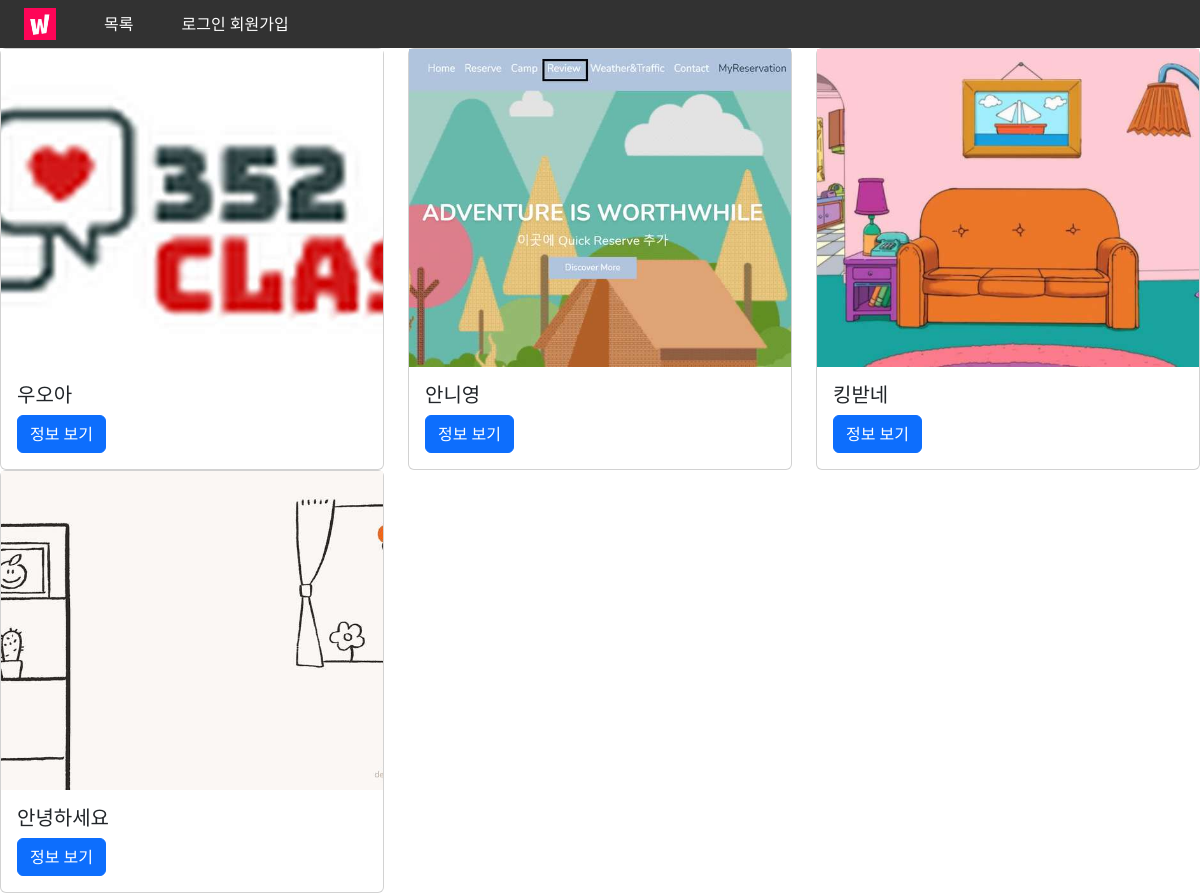
Before: /movies/index/ with the older database file.
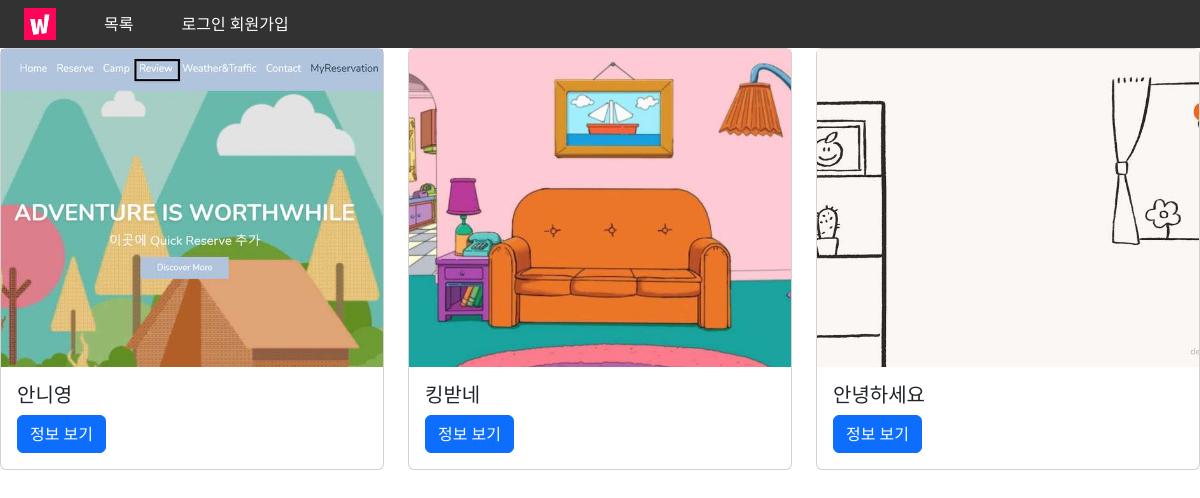
After: the same page with the newer database file.
### movies/models.py (models this page shows)
class Movie(models.Model):
    title = models.CharField(max_length=50)
    content = models.TextField()
    movie_name = models.TextField()
    grade = models.IntegerField()
    created_at = models.DateTimeField(auto_now_add=True)
    updated_at = models.DateTimeField(auto_now=True)
    image = ProcessedImageField(upload_to='imges/', blank=True,
                                processors=[ResizeToFill(600,500)],
                                format='JPEG',
                                options={'quality': 60})

### movies/views.py (the view)
# urls.py: path('index/', views.index, name='index'),
def index(request):
    movies = Movie.objects.order_by('-pk')
    context = {
        'movies':movies
    }
    return render(request, 'movies/index.html', context)

### movies/templates/movies/index.html (shortened to what this page needs)
{% extends 'base.html' %}
{% load django_bootstrap5 %}
{% load static %}
{% block content %}
  <div class=" row  ">
    {% for movie in movies %}
      <div class="col-4">
        <div class="card ">
          {% if movie.image %}
            <img src="{{ movie.image.url }}" alt="movie.image">
          {% endif %}
          <div class="card-body">
            <h5 class="card-title">{{ movie.title }}</h5>
            <a href="{% url 'movies:detail' movie.pk %}" class="btn btn-primary">정보 보기</a>
          </div>
        </div>
      </div>
    {% endfor %}
  </div>
{% endblock %}

Changed rows visible on the page:
removed Movie: image (picture), title "우오아"
